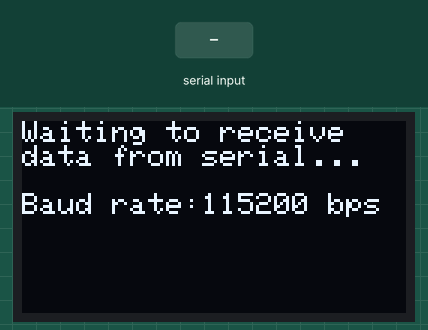
This sketch was run on a simulated Arduino Uno, built with avr-gcc and run on an emulated ATmega328P. Shown: 128×64 one-colour display. Inputs (shaded band) come from the test bench. What the sketch prints to the serial monitor is not drawn.

Above: at 1.2 s.
1.3 s: "1\n" received over Serial
At 2.2 s:
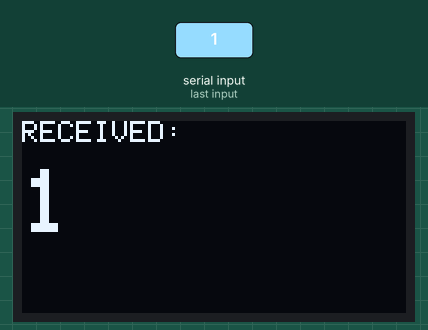
2.8 s: "0\n" received over Serial
At 3.3 s:
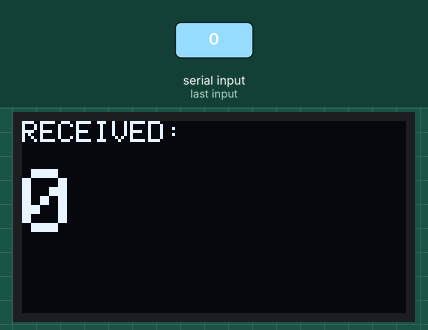
4.3 s: "2\n" received over Serial
At 5.7 s:
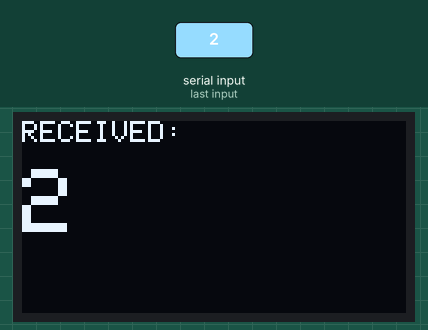
Timing chart, 0 to 7.3 s (numbered marks = the images above; inputs shaded):
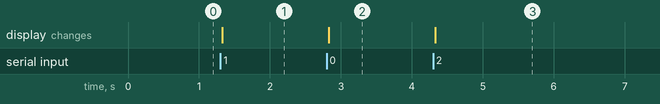

The sketch:

DisplayShapeSerialIn-Intermediate1.ino
```cpp
/**
 * Takes in two parameters off of serial as comma separated text-encoded
 * data: shapeType, shapeSize
 *
 * shapeType is either 0, 1, 2 corresponding to CIRCLE, SQUARE, TRIANGLE
 * shapeSize is a float between [0, 1] inclusive that corresponds to shape size
 *
 * Designed to work with the p5.js app:
 *  - Live page: https://makeabilitylab.github.io/p5js/WebSerial/p5js/DisplayShapeOut/
 *  - Code: https://github.com/makeabilitylab/p5js/tree/master/WebSerial/p5js/DisplayShapeOut
 *
 * By Jon E. Froehlich
 * @jonfroehlich
 * http://makeabilitylab.io
 *
 */

// #include <SPI.h> // Comment out when using i2c
#include <Wire.h>
#include <Adafruit_GFX.h>
#include <Adafruit_SSD1306.h>

#define SCREEN_WIDTH 128 // OLED display width, in pixels
#define SCREEN_HEIGHT 64 // OLED display height, in pixels

// Declaration for an SSD1306 display connected to I2C (SDA, SCL pins)
#define OLED_RESET     4 // Reset pin # (or -1 if sharing Arduino reset pin)
Adafruit_SSD1306 _display(SCREEN_WIDTH, SCREEN_HEIGHT, &Wire, OLED_RESET);

const long BAUD_RATE = 115200;
void setup() {
  Serial.begin(BAUD_RATE);

  // SSD1306_SWITCHCAPVCC = generate display voltage from 3.3V internally
  if(!_display.begin(SSD1306_SWITCHCAPVCC, 0x3D)) { // Address 0x3D for 128x64
    Serial.println(F("SSD1306 allocation failed"));
    for(;;); // Don't proceed, loop forever
  }

  _display.clearDisplay();
  _display.setTextSize(1);      // Normal 1:1 pixel scale
  _display.setTextColor(SSD1306_WHITE); // Draw white text
  _display.setCursor(0, 0);     // Start at top-left corner
  _display.print("Waiting to receive\ndata from serial...");
  _display.println("\n");
  _display.print("Baud rate:");
  _display.print(BAUD_RATE);
  _display.print(" bps");
  _display.display();
}

void loop() {
  // Check to see if there is any incoming serial data
  if(Serial.available() > 0){
    // If we're here, then serial data has been received
    // Read data off the serial port until we get to the endline delimiter ('\n')
    // Store all of this data into a string
    String rcvdSerialData = Serial.readStringUntil('\n');

    // Display data on OLED for debugging purposes
    _display.clearDisplay();
    _display.setCursor(0, 0);
    _display.setTextSize(1);
    _display.println("RECEIVED:\n");
    _display.setTextSize(3);
    _display.println(rcvdSerialData);
    _display.display();

    // Echo the data back on serial (for debugging purposes)
    Serial.print("Arduino Received: '");
    Serial.print(rcvdSerialData);
    Serial.println("'");
  }
}
```

Measured:
- after the input at 1.3 s, the display: changes at once (image 1)
- after the input at 2.8 s, the display: changes at once (image 2)
- after the input at 4.3 s, the display: changes at once (image 3)
